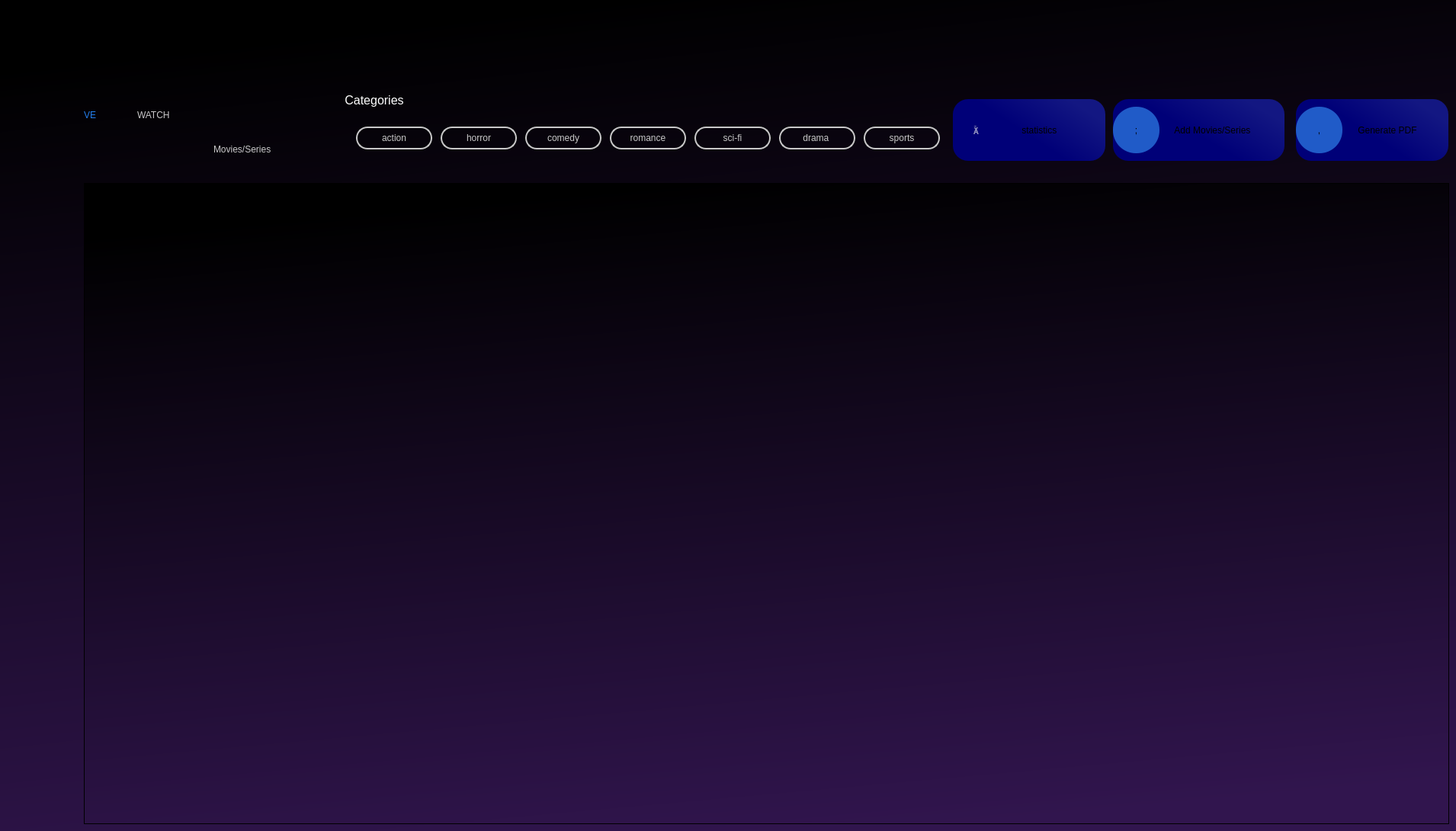
   <widget class="QWidget" name="ddesignomar">
    <property name="styleSheet">
     <string notr="true">background-color: qlineargradient(spread:pad, x1:0.426227, y1:0, x2:0.625, y2:1, stop:0 rgba(0, 0, 0, 255), stop:1 rgba(49, 21, 78, 255));</string>
    </property>
    <widget class="QPushButton" name="loM_2">
     <property name="geometry">
      <rect>
       <x>1460</x>
       <y>130</y>
       <width>225</width>
       <height>81</height>
      </rect>
     </property>
     <property name="toolTipDuration">
      <number>1</number>
     </property>
     <property name="autoFillBackground">
      <bool>false</bool>
     </property>
     <property name="styleSheet">
      <string notr="true">QPushButton#loM_2{
	font: 14pt &quot;MS Shell Dlg 2&quot;;
border-radius:20px;
	background-color: qlineargradient(spread:pad, x1:1, y1:0.386, x2:0.545454, y2:0.665, stop:0 rgba(19, 23, 130, 255), stop:1 rgba(0, 0, 120, 255));
}
QPushButton#loM_2:hover{
border-radius:20px;
color:rgb(255,255,255);
	background-color: qlineargradient(spread:pad, x1:1, y1:0.386, x2:0.545454, y2:0.665, stop:0 rgba(19, 23, 130, 255), stop:1 rgba(0, 0, 200, 255));
	font: 14pt &quot;MS Shell Dlg 2&quot;;
}

</string>
     </property>
     <property name="text">
      <string>           Add Movies/Series</string>
     </property>
     <property name="iconSize">
      <size>
       <width>40</width>
       <height>40</height>
      </size>
     </property>
     <property name="flat">
      <bool>false</bool>
     </property>
    </widget>
    <widget class="QPushButton" name="add_2">
     <property name="geometry">
      <rect>
       <x>1460</x>
       <y>140</y>
       <width>61</width>
       <height>61</height>
      </rect>
     </property>
     <property name="toolTipDuration">
      <number>1</number>
     </property>
     <property name="autoFillBackground">
      <bool>false</bool>
     </property>
     <property name="styleSheet">
      <string notr="true">QPushButton#add_2{
border-radius:30px;
	font: 24pt &quot;dripicons-v2&quot;;
	background-color: rgb(32, 91, 200);
}</string>
     </property>
     <property name="text">
      <string>;</string>
     </property>
     <property name="iconSize">
      <size>
       <width>40</width>
       <height>40</height>
      </size>
     </property>
     <property name="flat">
      <bool>false</bool>
     </property>
    </widget>
    <widget class="QLabel" name="label_45">
     <property name="geometry">
      <rect>
       <x>280</x>
       <y>180</y>
       <width>101</width>
       <height>31</height>
      </rect>
     </property>
     <property name="styleSheet">
      <string notr="true">color: rgba(255,255,255,200);
font: 12pt &quot;MS Shell Dlg 2&quot;;
background-color:transparent;</string>
     </property>
     <property name="text">
      <string>Movies/Series</string>
     </property>
    </widget>
    <widget class="QLabel" name="label_49">
     <property name="geometry">
      <rect>
       <x>180</x>
       <y>100</y>
       <width>241</width>
       <height>101</height>
      </rect>
     </property>
     <property name="styleSheet">
      <string notr="true">color: rgba(255,255,255,200);
font: 42pt &quot;MS Shell Dlg 2&quot;;
background-color:transparent;</string>
     </property>
     <property name="text">
      <string>WATCH</string>
     </property>
    </widget>
    <widget class="QPushButton" name="exportM_2">
     <property name="geometry">
      <rect>
       <x>1700</x>
       <y>140</y>
       <width>61</width>
       <height>61</height>
      </rect>
     </property>
     <property name="toolTipDuration">
      <number>1</number>
     </property>
     <property name="autoFillBackground">
      <bool>false</bool>
     </property>
     <property name="styleSheet">
      <string notr="true">QPushButton#exportM_2{
border-radius:30px;
	font: 24pt &quot;dripicons-v2&quot;;
	background-color: rgb(32, 91, 200);
}</string>
     </property>
     <property name="text">
      <string>,</string>
     </property>
     <property name="iconSize">
      <size>
       <width>40</width>
       <height>40</height>
      </size>
     </property>
     <property name="flat">
      <bool>false</bool>
     </property>
    </widget>
    <widget class="QTableView" name="tableViewM_2">
     <property name="geometry">
      <rect>
       <x>110</x>
       <y>240</y>
       <width>1791</width>
       <height>841</height>
      </rect>
     </property>
     <property name="minimumSize">
      <size>
       <width>1700</width>
       <height>700</height>
      </size>
     </property>
     <property name="font">
      <font>
       <family>Times New Roman</family>
       <pointsize>14</pointsize>
      </font>
     </property>
     <property name="styleSheet">
      <string notr="true">QTableView::item
{
        background-color:rgba(49,28,71,100);
     border : 2px solid white ;
        font : 25px;
color : black;

        max-width : 200;
        max-height : 200;
        min-width : 200;
        min-height : 200;
	
}

</string>
     </property>
     <attribute name="horizontalHeaderCascadingSectionResizes">
      <bool>true</bool>
     </attribute>
     <attribute name="horizontalHeaderShowSortIndicator" stdset="0">
      <bool>true</bool>
     </attribute>
     <attribute name="horizontalHeaderStretchLastSection">
      <bool>true</bool>
     </attribute>
     <attribute name="verticalHeaderCascadingSectionResizes">
      <bool>true</bool>
     </attribute>
     <attribute name="verticalHeaderShowSortIndicator" stdset="0">
      <bool>true</bool>
     </attribute>
     <attribute name="verticalHeaderStretchLastSection">
      <bool>true</bool>
     </attribute>
    </widget>
    <widget class="QLabel" name="label_50">
     <property name="geometry">
      <rect>
       <x>110</x>
       <y>100</y>
       <width>71</width>
       <height>101</height>
      </rect>
     </property>
     <property name="styleSheet">
      <string notr="true">font: 42pt &quot;MS Shell Dlg 2&quot;;
background-color:transparent;
color: rgba(35,125,236,255);</string>
     </property>
     <property name="text">
      <string>VE</string>
     </property>
    </widget>
    <widget class="QPushButton" name="hihi_10tr_6">
     <property name="geometry">
      <rect>
       <x>1250</x>
       <y>130</y>
       <width>200</width>
       <height>81</height>
      </rect>
     </property>
     <property name="toolTipDuration">
      <number>1</number>
     </property>
     <property name="autoFillBackground">
      <bool>false</bool>
     </property>
     <property name="styleSheet">
      <string notr="true">QPushButton#hihi_10tr_6{
	font: 14pt &quot;MS Shell Dlg 2&quot;;
border-radius:20px;
	background-color: qlineargradient(spread:pad, x1:1, y1:0.386, x2:0.545454, y2:0.665, stop:0 rgba(19, 23, 130, 255), stop:1 rgba(0, 0, 120, 255));
}
QPushButton#hihi_10tr_6:hover{
border-radius:20px;
color:rgb(255,255,255);
	background-color: qlineargradient(spread:pad, x1:1, y1:0.386, x2:0.545454, y2:0.665, stop:0 rgba(19, 23, 130, 255), stop:1 rgba(0, 0, 200, 255));
	font: 14pt &quot;MS Shell Dlg 2&quot;;
}

</string>
     </property>
     <property name="text">
      <string>        statistics</string>
     </property>
     <property name="iconSize">
      <size>
       <width>40</width>
       <height>40</height>
      </size>
     </property>
     <property name="flat">
      <bool>false</bool>
     </property>
    </widget>
    <widget class="QPushButton" name="hihi_14">
     <property name="geometry">
      <rect>
       <x>1260</x>
       <y>150</y>
       <width>41</width>
       <height>41</height>
      </rect>
     </property>
     <property name="toolTipDuration">
      <number>1</number>
     </property>
     <property name="autoFillBackground">
      <bool>false</bool>
     </property>
     <property name="styleSheet">
      <string notr="true">QPushButton#hihi_14
{
font: 30pt &quot;dripicons-v2&quot;;
border:none;
background-color:transparent;
color:rgba(255,255,255,150);
}
QPushButton#hihi_14:hover
{
font: 30pt &quot;dripicons-v2&quot;;
border:none;
background-color:transparent;
color:rgba(255,255,255,255);
}</string>
     </property>
     <property name="text">
      <string></string>
     </property>
     <property name="iconSize">
      <size>
       <width>40</width>
       <height>40</height>
      </size>
     </property>
     <property name="flat">
      <bool>false</bool>
     </property>
    </widget>
    <widget class="QPushButton" name="exportButtonM_2">
     <property name="geometry">
      <rect>
       <x>1700</x>
       <y>130</y>
       <width>200</width>
       <height>81</height>
      </rect>
     </property>
     <property name="toolTipDuration">
      <number>1</number>
     </property>
     <property name="autoFillBackground">
      <bool>false</bool>
     </property>
     <property name="styleSheet">
      <string notr="true">QPushButton#exportButtonM_2{
	font: 14pt &quot;MS Shell Dlg 2&quot;;
border-radius:20px;
	background-color: qlineargradient(spread:pad, x1:1, y1:0.386, x2:0.545454, y2:0.665, stop:0 rgba(19, 23, 130, 255), stop:1 rgba(0, 0, 120, 255));
}
QPushButton#exportButtonM_2:click{
border-radius:20px;
color:rgb(255,255,255);
	background-color: qlineargradient(spread:pad, x1:1, y1:0.386, x2:0.545454, y2:0.665, stop:0 rgba(19, 23, 130, 255), stop:1 rgba(0, 0, 200, 255));
	font: 14pt &quot;MS Shell Dlg 2&quot;;
}

</string>
     </property>
     <property name="text">
      <string>            Generate PDF</string>
     </property>
     <property name="iconSize">
      <size>
       <width>40</width>
       <height>40</height>
      </size>
     </property>
     <property name="flat">
      <bool>false</bool>
     </property>
    </widget>
    <widget class="QGroupBox" name="groupBox_2ms_2">
     <property name="geometry">
      <rect>
       <x>450</x>
       <y>120</y>
       <width>800</width>
       <height>100</height>
      </rect>
     </property>
     <property name="minimumSize">
      <size>
       <width>800</width>
       <height>100</height>
      </size>
     </property>
     <property name="maximumSize">
      <size>
       <width>800</width>
       <height>70</height>
      </size>
     </property>
     <property name="font">
      <font>
       <pointsize>12</pointsize>
      </font>
     </property>
     <property name="styleSheet">
      <string notr="true">QGroupBox
{
background-color : transparent;
border:none;
}

QGroupBox:title
{
color:white;
font-size:15px;
}

QPushButton 
{
		background-color : rgba(125,125,125,0);
		color : rgba(200,200,200,255);
		border: 2px solid rgba(200,200,200,255);
    	border-radius: 15px;
}

QPushButton::hover
{
		background-color : rgba(255,255,255,255);
		border: 2px solid black;
		color : black;
    	border-radius: 15px;
		text-decoration : underline;
}

QPushButton::checked
{
		background-color : rgba(255,255,255,255);
		border: 2px solid black;
		color : black;
    	border-radius: 15px;
}


QPushButton::pressed
{
		background-color : rgba(255,255,255,255);
		border: 1px solid black;
		color : black;
    	border-radius: 15px;
}




</string>
     </property>
     <property name="title">
      <string>Categories</string>
     </property>
     <layout class="QHBoxLayout" name="horizontalLayout_10">
      <item>
       <widget class="QPushButton" name="actioncate_2">
        <property name="minimumSize">
         <size>
          <width>90</width>
          <height>30</height>
         </size>
        </property>
        <property name="maximumSize">
         <size>
          <width>100</width>
          <height>30</height>
         </size>
        </property>
        <property name="text">
         <string>action</string>
        </property>
        <property name="checkable">
         <bool>true</bool>
        </property>
       </widget>
      </item>
      <item>
       <widget class="QPushButton" name="horrorcate_2">
        <property name="minimumSize">
         <size>
          <width>90</width>
          <height>30</height>
         </size>
        </property>
        <property name="maximumSize">
         <size>
          <width>100</width>
          <height>30</height>
         </size>
        </property>
        <property name="text">
         <string>horror</string>
        </property>
        <property name="checkable">
         <bool>true</bool>
        </property>
       </widget>
      </item>
      <item>
       <widget class="QPushButton" name="comedycate_2">
        <property name="minimumSize">
         <size>
          <width>90</width>
          <height>30</height>
         </size>
        </property>
        <property name="maximumSize">
         <size>
          <width>100</width>
          <height>30</height>
         </size>
        </property>
        <property name="text">
         <string>comedy</string>
        </property>
        <property name="checkable">
         <bool>true</bool>
        </property>
       </widget>
      </item>
      <item>
       <widget class="QPushButton" name="romancecate_2">
        <property name="minimumSize">
         <size>
          <width>90</width>
          <height>30</height>
         </size>
        </property>
        <property name="maximumSize">
         <size>
          <width>100</width>
          <height>30</height>
         </size>
        </property>
        <property name="text">
         <string>romance</string>
        </property>
        <property name="checkable">
         <bool>true</bool>
        </property>
       </widget>
      </item>
      <item>
       <widget class="QPushButton" name="scificate_2">
        <property name="minimumSize">
         <size>
          <width>90</width>
          <height>30</height>
         </size>
        </property>
        <property name="maximumSize">
         <size>
          <width>100</width>
          <height>30</height>
         </size>
        </property>
        <property name="text">
         <string>sci-fi</string>
        </property>
        <property name="checkable">
         <bool>true</bool>
        </property>
       </widget>
      </item>
      <item>
       <widget class="QPushButton" name="dramacate_2">
        <property name="minimumSize">
         <size>
          <width>90</width>
          <height>30</height>
         </size>
        </property>
        <property name="maximumSize">
         <size>
          <width>100</width>
          <height>30</height>
         </size>
        </property>
        <property name="text">
         <string>drama </string>
        </property>
        <property name="checkable">
         <bool>true</bool>
        </property>
       </widget>
      </item>
      <item>
       <widget class="QPushButton" name="sportscate_2">
        <property name="minimumSize">
         <size>
          <width>90</width>
          <height>30</height>
         </size>
        </property>
        <property name="maximumSize">
         <size>
          <width>100</width>
          <height>30</height>
         </size>
        </property>
        <property name="text">
         <string>sports</string>
        </property>
        <property name="checkable">
         <bool>true</bool>
        </property>
       </widget>
      </item>
     </layout>
    </widget>
    <zorder>loM_2</zorder>
    <zorder>add_2</zorder>
    <zorder>label_45</zorder>
    <zorder>label_49</zorder>
    <zorder>tableViewM_2</zorder>
    <zorder>label_50</zorder>
    <zorder>hihi_10tr_6</zorder>
    <zorder>hihi_14</zorder>
    <zorder>exportButtonM_2</zorder>
    <zorder>exportM_2</zorder>
    <zorder>groupBox_2ms_2</zorder>
   </widget>
